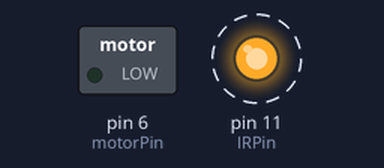
The sketch below on a simulated Arduino Uno, built with avr-gcc and run on an emulated ATmega328P. Parts: switched loads named in the sketch (green lamp = pin HIGH), output pins drawn as LEDs (lit = HIGH). Wiring (inferred from the names in the program): IR receiver: data pin 10. Dashed ring = blinking.

Above: at 0.15 s.
Timing chart, 0 to 3.0 s (numbered marks = the images above):
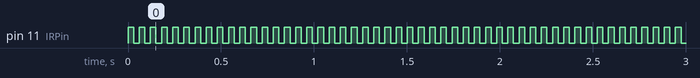

The sketch:

IR_test_v4.ino
```cpp
const int IRPin = 11, motorPin = 6, tsop_in = 10, time_pot = A0;
int i = 1, set_time = 0, tdelay = 30,c=0;
int tsop_inp = HIGH;

void setup()
{
  pinMode(IRPin, OUTPUT);
  pinMode(motorPin, OUTPUT);
  pinMode(tsop_in, INPUT);
}

void loop()
{

  detectHand();

  if (c > 3)
  {
    runMotor();
  }

}
```

detectHand.ino
```cpp
void detectHand()
{

digitalWrite(IRPin,HIGH); // Turn ON IR

for(i=1;i<=5;i++)
 {
  tsop_inp= digitalRead(tsop_in);
  if (tsop_inp == LOW)
  {
   c+=1;
  }
  delay(6);
 }

digitalWrite(IRPin,LOW); // Turn OFF IR
delay(tdelay);

}
```

runMotor.ino
```cpp
void runMotor()
{

  set_time = analogRead(time_pot);
  set_time = map(set_time, 0, 1023, 200, 800);
  digitalWrite(motorPin, HIGH);
  delay(set_time);
  digitalWrite(motorPin, LOW);
  delay(800);

}
```

Measured:
- by itself, pin 11 (IRPin): alternates HIGH for 0.03 s and LOW for 0.03 s
